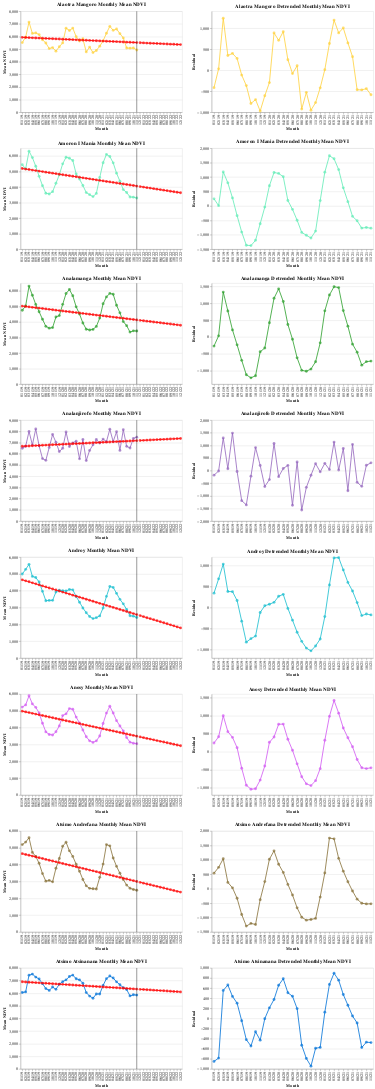

Notebook source saved alongside this figure:
### Code cell
# linear regression with subset of 7 administrative districts

charts_1, mseLinearMod = [], dict()
colors = ["#FFD13C", "#61ECB6", "#2ca02c", "#9467bd",
          "#17becf", "#D159F2", "#877138", "#0072D8"]

for i in list(zip(adminStats["Region"].unique(), colors)):
    dfSubset = adminStats[adminStats["Region"] == i[0]]
    trainFeatures, target = dfSubset["Years Since Epoch (t)"].values.reshape(35,1), dfSubset["Mean NDVI"].values.reshape(35,1)
    predFeatures = np.reshape(epochs2022, (13, 1))

    linearMod = LinearRegression().fit(trainFeatures, target)
    dfSubset["Fitted Mean NDVI"] = np.round(linearMod.predict(trainFeatures), 3)
    dfSubset["Residual"] = np.round(target - linearMod.predict(trainFeatures), 3)
    mseLinearMod[i[0]] = np.mean(np.square(dfSubset["Residual"]))

    predDf = pd.DataFrame({"Month": formattedAxisDates[35:],
                           "Region": [i[0]] * 13,
                           "Predicted Mean NDVI": linearMod.predict(predFeatures).flatten()}).round(3)

    charts_1.append(plotCharts(df_1=dfSubset, df_2=predDf,
                               color=i[1], region=i[0]))

alt.vconcat(*charts_1)
